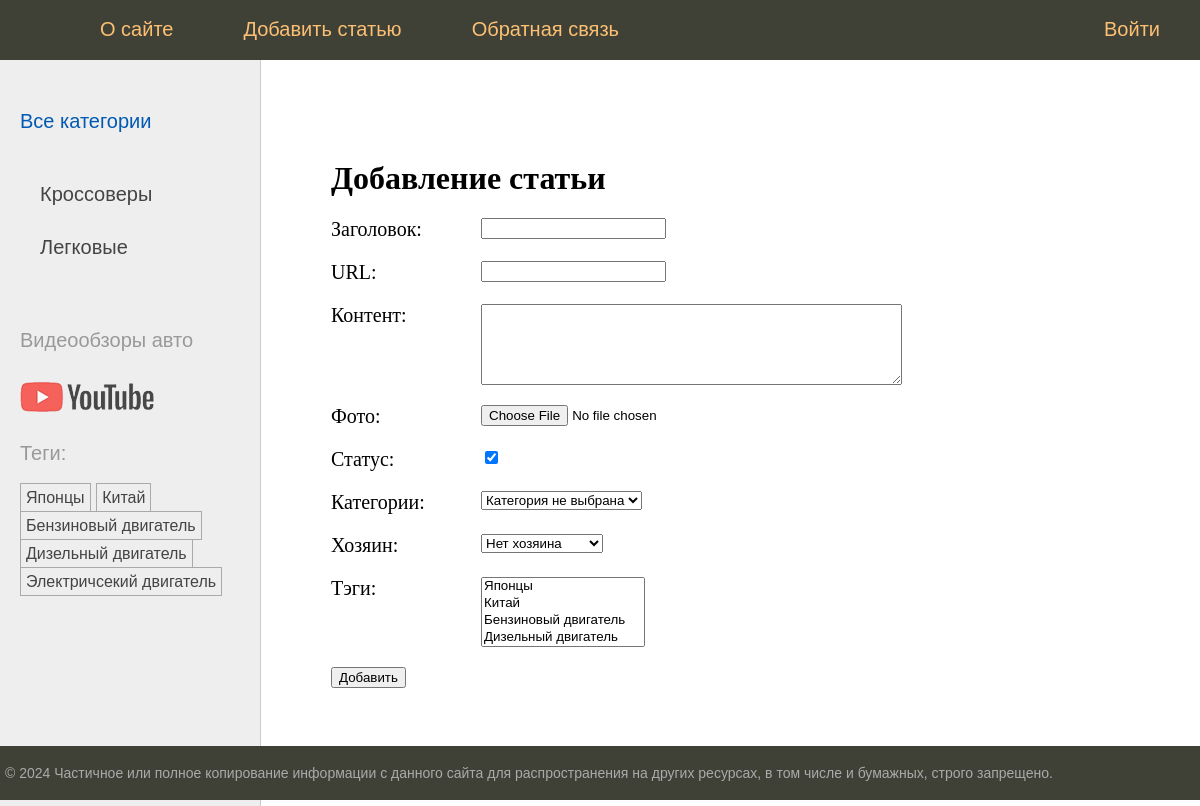
The page /addpage/ on the database its author committed.
### auto/models.py (models this page shows, shortened)
class Category(models.Model):
    name = models.CharField(max_length=100,db_index=True, verbose_name="Категория")
    slug = models.SlugField(max_length=255,unique=True, db_index=True)
    class Meta:
        verbose_name = 'Категория'
        verbose_name_plural = 'Категории'
    def get_absolute_url(self):
        return reverse('category', kwargs={'sed_slug': self.slug})
    def __str__(self):
        return self.name

class TagPost(models.Model):
        tag = models.CharField(max_length=100, db_index= True)
        slug = models.SlugField(max_length=255, unique=True, db_index=True)
        def __str__(self):
            return self.tag

### auto/views.py (the view)
# urls.py: path('addpage/', views.addpage, name='add_page'),
def addpage(request):
    if request.method == 'POST':
        form = AddPostForm(request.POST, request.FILES)
        if form.is_valid():
            form.save()
            return redirect('home')
    else:
         form = AddPostForm()
    return render(request, 'auto/addpage.html',{'menu': menu, 'title': 'Добавление статьи', 'form':form})

### auto/models.py (called while the page is built)
    def __str__(self):
        return self.name

### auto/templatetags/auto_tags.py (called while the page is built)
@register.inclusion_tag('auto/list_categories.html')
def show_categories(sed_selected_id=0):
    seds = Category.objects.all()
    return {"seds": seds, "sed_selected": sed_selected_id}

@register.inclusion_tag('auto/list_tags.html')
def show_all_tags():
    return {"tags": TagPost.objects.all()}

### auto/templates/auto/addpage.html (shortened to what this page needs)
{% extends 'base.html' %}
{% block content %}
<h1>{{title}}</h1>
<form action="" method ="post" enctype="multipart/form-data">
{% for f in form %}
<label class="form-label" for="{{ f.id_for_label}}">{{f.label}}: </label>{{ f }}</p>
{% endfor %}
    <button type="submit">Добавить</button>
</form>
{% endblock %}

### auto/templates/auto/list_categories.html (shortened to what this page needs)
<!DOCTYPE html>
<html lang="en">
<head>
</head>
<body>
<ul id="leftchapters">
    {% for sed in seds %}
        {% if sed.id == sed_selected %}
            <li class="selected">{{sed.name}}</li>
        {% else %}
            <li><a href="{{ sed.get_absolute_url }}">{{sed.name}}</a></li>
        {% endif %}
    {% endfor %}
</ul>
</body>
</html>

### auto/templates/auto/list_tags.html
{% if tags %}
 Теги:</p>
 <ul class="tags-list">
 {% for t in tags %}
 <li><a
href="{{t.get_absolute_url}}">{{t.tag}}</a></li>
 {% endfor %}
 </ul>
{% endif %}

### rows shown on the page
Category: name "Кроссоверы"
Category: name "Легковые"
TagPost: tag "Японцы"
TagPost: tag "Китай"
TagPost: tag "Бензиновый двигатель"
TagPost: tag "Дизельный двигатель"
TagPost: tag "Электричсекий двигатель"

### other values the page prints
{{ m.title }} "О сайте" "Добавить статью" "Обратная связь"
{{ m.title }} "Войти"
{{ title }} "Добавление статьи"
{{ f.label }} "Заголовок" "URL" "Контент" "Фото" "Статус" "Категории" "Хозяин" "Тэги"
